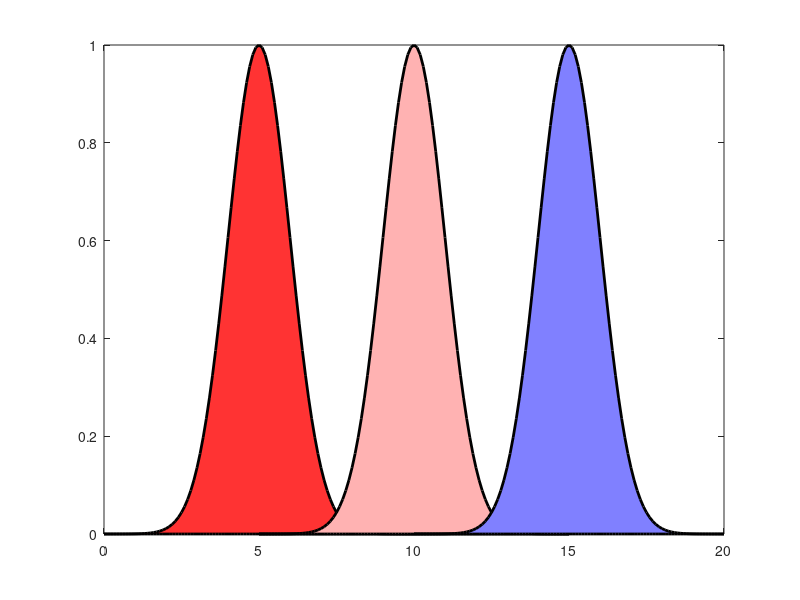

Source code (MATLAB): (Note: this script raises an error after producing the figure.)

%% 1

figure
x = 0:0.1:10;
y = gaussmf(x,[1 5]);
area(x,y,'FaceColor',[1 .2 .2],'Linewidth',2), hold on
area(x+5,y,'FaceColor',[1 .7 .7],'Linewidth',2)
area(x+10,y,'FaceColor',[.5 .5 1],'Linewidth',2)
alpha(.3)
axis off


%% 2
% freezing distrib



%% 3

figure
subplot(141)
MakeSpreadAndBoxPlot3_SB(OutPutData.(Session_type{sess}).respi_freq_bm.mean(:,5:6),Cols,X,Legends,'showpoints',0,'paired',1);
ylabel('Frequency (Hz)'); title('Respiratory rate')

subplot(142)
MakeSpreadAndBoxPlot3_SB(OutPutData.(Session_type{sess}).heartrate.mean(:,5:6),Cols,X,Legends,'showpoints',0,'paired',1);
ylabel('Frequency (Hz)'); title('Heart rate')

subplot(143)
MakeSpreadAndBoxPlot3_SB(OutPutData.(Session_type{sess}).heartratevar.mean(:,5:6),Cols,X,Legends,'showpoints',0,'paired',1);
ylabel('Frequency (Hz)'); title('Respiratory rate')

subplot(144)
MakeSpreadAndBoxPlot3_SB(OutPutData.(Session_type{sess}).tailtemperature.mean(:,5:6),Cols,X,Legends,'showpoints',0,'paired',1);
ylabel('Temperature (°C)'); title('Tail temperature')



figure
polygonplot_BM(DATA_TO_PLOT.Cond,opt_axes,opt_lines,opt_area);
makepretty




%%
figure
[~ , MaxPowerValues1] = Plot_MeanSpectrumForMice_BM(squeeze(OutPutData.(Session_type{sess}).ob_low.mean(mice,5,:)), 'color' , 'b' , 'threshold' , 13);
[~ , MaxPowerValues2] = Plot_MeanSpectrumForMice_BM(squeeze(OutPutData.(Session_type{sess}).ob_low.mean(mice,6,:)), 'color' , 'b' , 'threshold' , 13);
[~ , MaxPowerValues3] = Plot_MeanSpectrumForMice_BM(squeeze(OutPutData.(Session_type{sess}).pfc_low.mean(mice,5,:)), 'color' , 'b' , 'threshold' , 65);
[~ , MaxPowerValues4] = Plot_MeanSpectrumForMice_BM(squeeze(OutPutData.(Session_type{sess}).pfc_low.mean(mice,6,:)), 'color' , 'b' , 'threshold' , 65);
[~ , MaxPowerValues5] = Plot_MeanSpectrumForMice_BM(squeeze(OutPutData.(Session_type{sess}).hpc_low.mean(mice,5,:)), 'color' , 'b' , 'threshold' , 26);
[~ , MaxPowerValues6] = Plot_MeanSpectrumForMice_BM(squeeze(OutPutData.(Session_type{sess}).hpc_low.mean(mice,6,:)), 'color' , 'b' , 'threshold' , 26);
clf


[u,v] = max([squeeze(OutPutData.(Session_type{sess}).hpc_low.mean(mice,5,13:end)) ; squeeze(OutPutData.(Session_type{sess}).hpc_low.mean(mice,5,13:end))]);
Plot_MeanSpectrumForMice_BM(squeeze(OutPutData.(Session_type{sess}).hpc_low.mean(mice,5,:)) , 'Color' , 'r' , 'power_norm_value' , max([MaxPowerValues5' MaxPowerValues6']') , 'smoothing' ,5)
hold on
Plot_MeanSpectrumForMice_BM(squeeze(OutPutData.(Session_type{sess}).hpc_low.mean(mice,6,:)) , 'Color' , 'b' , 'power_norm_value' , max([MaxPowerValues5' MaxPowerValues6']') , 'smoothing' ,5)
xlim([0 10]), ylim([0 1])
xlabel('Frequency (Hz)')
title('HPC')
vline(2.1,'--b'), vline(4.122,'--r'), u=vline(6.849,'--'); u.Color=[.5 .5 .5];

Data_to_use = squeeze(OutPutData.(Session_type{sess}).ob_pfc_coherence.mean(mice,5,:));
Data_to_use(Data_to_use==0)=NaN;
Conf_Inter=nanstd(Data_to_use)/sqrt(size(Data_to_use,1));
clear Mean_All_Sp; Mean_All_Sp=nanmean(Data_to_use);
% shadedErrorBar(linspace(0,20,65) , Mean_All_Sp , Conf_Inter, '-r',1); hold on;
shadedErrorBar(linspace(0,20,65) , runmean(Mean_All_Sp,2) , runmean(Conf_Inter,2) ,'-r',1); hold on;
Data_to_use = squeeze(OutPutData.(Session_type{sess}).ob_pfc_coherence.mean(mice,6,:));
Data_to_use(Data_to_use==0)=NaN;
Conf_Inter=nanstd(Data_to_use)/sqrt(size(Data_to_use,1));
clear Mean_All_Sp; Mean_All_Sp=nanmean(Data_to_use);
% shadedErrorBar(linspace(0,20,65) , Mean_All_Sp , Conf_Inter, '-b',1); hold on;
shadedErrorBar(linspace(0,20,65) , runmean(Mean_All_Sp,2) , runmean(Conf_Inter,2) ,'-b',1); hold on;
xlim([0 10]),% ylim([0 1])
xlabel('Frequency (Hz)'), ylabel('Power (a.u.)')
box off
vline(2.1,'--b'), vline(4.122,'--r'), u=vline(6.849,'--'); u.Color=[.5 .5 .5];

Data_to_use = squeeze(OutPutData.(Session_type{sess}).hpc_pfc_coherence.mean(mice,5,:));
Data_to_use(Data_to_use==0)=NaN;
Conf_Inter=nanstd(Data_to_use)/sqrt(size(Data_to_use,1));
clear Mean_All_Sp; Mean_All_Sp=nanmean(Data_to_use);
% shadedErrorBar(linspace(0,20,65) , Mean_All_Sp , Conf_Inter, '-r',1); hold on;
shadedErrorBar(linspace(0,20,65) , runmean(Mean_All_Sp,2) , runmean(Conf_Inter,2) ,'-r',1); hold on;
Data_to_use = squeeze(OutPutData.(Session_type{sess}).hpc_pfc_coherence.mean(mice,6,:));
Data_to_use(Data_to_use==0)=NaN;
Conf_Inter=nanstd(Data_to_use)/sqrt(size(Data_to_use,1));
clear Mean_All_Sp; Mean_All_Sp=nanmean(Data_to_use);
% shadedErrorBar(linspace(0,20,65) , Mean_All_Sp , Conf_Inter, '-b',1); hold on;
shadedErrorBar(linspace(0,20,65) , runmean(Mean_All_Sp,2) , runmean(Conf_Inter,2) ,'-b',1); hold on;
xlim([0 10]),% ylim([0 1])
xlabel('Frequency (Hz)'), ylabel('Power (a.u.)')
box off
vline(2.1,'--b'), vline(4.122,'--r'), u=vline(6.849,'--'); u.Color=[.5 .5 .5];


